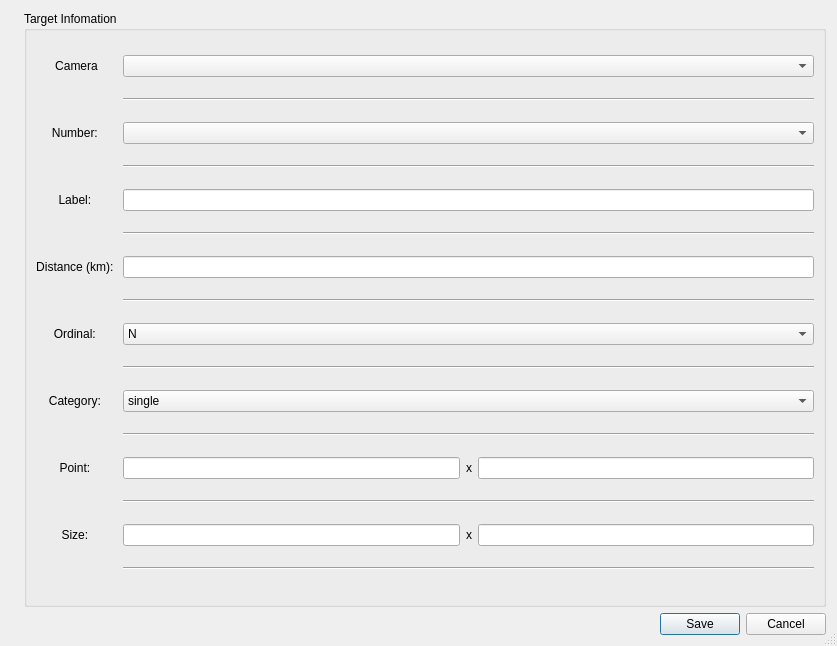
<?xml version="1.0" encoding="UTF-8"?>
<ui version="4.0">
 <class>Dialog</class>
 <widget class="QDialog" name="Dialog">
  <property name="windowModality">
   <enum>Qt::NonModal</enum>
  </property>
  <property name="enabled">
   <bool>true</bool>
  </property>
  <property name="geometry">
   <rect>
    <x>0</x>
    <y>0</y>
    <width>837</width>
    <height>646</height>
   </rect>
  </property>
  <property name="windowTitle">
   <string>Edit Target</string>
  </property>
  <property name="autoFillBackground">
   <bool>false</bool>
  </property>
  <property name="sizeGripEnabled">
   <bool>true</bool>
  </property>
  <property name="modal">
   <bool>false</bool>
  </property>
  <layout class="QVBoxLayout" name="verticalLayout">
   <item>
    <layout class="QVBoxLayout" name="verticalLayout_2">
     <item>
      <layout class="QHBoxLayout" name="horizontalLayout">
       <item>
        <widget class="QLabel" name="image_label">
         <property name="text">
          <string/>
         </property>
         <property name="scaledContents">
          <bool>true</bool>
         </property>
        </widget>
       </item>
       <item>
        <widget class="QGroupBox" name="groupBox">
         <property name="minimumSize">
          <size>
           <width>300</width>
           <height>0</height>
          </size>
         </property>
         <property name="title">
          <string>Target Infomation</string>
         </property>
         <layout class="QGridLayout" name="gridLayout">
          <item row="1" column="2">
           <widget class="QComboBox" name="cameraCombo"/>
          </item>
          <item row="11" column="0">
           <widget class="QLabel" name="categoryLabel">
            <property name="text">
             <string>Category: </string>
            </property>
            <property name="alignment">
             <set>Qt::AlignCenter</set>
            </property>
           </widget>
          </item>
          <item row="3" column="0">
           <widget class="QLabel" name="numberLabel">
            <property name="text">
             <string>Number: </string>
            </property>
            <property name="alignment">
             <set>Qt::AlignCenter</set>
            </property>
           </widget>
          </item>
          <item row="13" column="2">
           <layout class="QHBoxLayout" name="horizontalLayout_2">
            <item>
             <widget class="QLineEdit" name="point_x_Edit"/>
            </item>
            <item>
             <widget class="QLabel" name="label">
              <property name="text">
               <string>x</string>
              </property>
             </widget>
            </item>
            <item>
             <widget class="QLineEdit" name="point_y_Edit"/>
            </item>
           </layout>
          </item>
          <item row="9" column="2">
           <widget class="QComboBox" name="ordinalCombo">
            <property name="placeholderText">
             <string/>
            </property>
            <item>
             <property name="text">
              <string>N</string>
             </property>
            </item>
            <item>
             <property name="text">
              <string>NE</string>
             </property>
            </item>
            <item>
             <property name="text">
              <string>E</string>
             </property>
            </item>
            <item>
             <property name="text">
              <string>SE</string>
             </property>
            </item>
            <item>
             <property name="text">
              <string>S</string>
             </property>
            </item>
            <item>
             <property name="text">
              <string>SW</string>
             </property>
            </item>
            <item>
             <property name="text">
              <string>W</string>
             </property>
            </item>
            <item>
             <property name="text">
              <string>NW</string>
             </property>
            </item>
           </widget>
          </item>
          <item row="1" column="0">
           <widget class="QLabel" name="cameraLabel">
            <property name="text">
             <string>Camera</string>
            </property>
            <property name="alignment">
             <set>Qt::AlignCenter</set>
            </property>
            <property name="textInteractionFlags">
             <set>Qt::LinksAccessibleByMouse</set>
            </property>
           </widget>
          </item>
          <item row="6" column="2">
           <widget class="Line" name="line_2">
            <property name="orientation">
             <enum>Qt::Horizontal</enum>
            </property>
           </widget>
          </item>
          <item row="5" column="0">
           <widget class="QLabel" name="labelLabel">
            <property name="text">
             <string>Label: </string>
            </property>
            <property name="alignment">
             <set>Qt::AlignCenter</set>
            </property>
           </widget>
          </item>
          <item row="10" column="2">
           <widget class="Line" name="line_6">
            <property name="orientation">
             <enum>Qt::Horizontal</enum>
            </property>
           </widget>
          </item>
          <item row="9" column="0">
           <widget class="QLabel" name="ordinalLabel">
            <property name="text">
             <string>Ordinal: </string>
            </property>
            <property name="alignment">
             <set>Qt::AlignCenter</set>
            </property>
           </widget>
          </item>
          <item row="7" column="0">
           <widget class="QLabel" name="distanceLabel">
            <property name="text">
             <string>Distance (km): </string>
            </property>
            <property name="alignment">
             <set>Qt::AlignCenter</set>
            </property>
           </widget>
          </item>
          <item row="14" column="2">
           <widget class="Line" name="line_7">
            <property name="orientation">
             <enum>Qt::Horizontal</enum>
            </property>
           </widget>
          </item>
          <item row="8" column="2">
           <widget class="Line" name="line_3">
            <property name="orientation">
             <enum>Qt::Horizontal</enum>
            </property>
           </widget>
          </item>
          <item row="3" column="2">
           <widget class="QComboBox" name="numberCombo"/>
          </item>
          <item row="4" column="2">
           <widget class="Line" name="line">
            <property name="orientation">
             <enum>Qt::Horizontal</enum>
            </property>
           </widget>
          </item>
          <item row="2" column="2">
           <widget class="Line" name="line_8">
            <property name="orientation">
             <enum>Qt::Horizontal</enum>
            </property>
           </widget>
          </item>
          <item row="12" column="2">
           <widget class="Line" name="line_4">
            <property name="orientation">
             <enum>Qt::Horizontal</enum>
            </property>
           </widget>
          </item>
          <item row="7" column="2">
           <widget class="QLineEdit" name="distanceEdit">
            <property name="inputMask">
             <string/>
            </property>
           </widget>
          </item>
          <item row="5" column="2">
           <widget class="QLineEdit" name="labelEdit"/>
          </item>
          <item row="13" column="0">
           <widget class="QLabel" name="pointLabel">
            <property name="text">
             <string>Point: </string>
            </property>
            <property name="alignment">
             <set>Qt::AlignCenter</set>
            </property>
           </widget>
          </item>
          <item row="16" column="2">
           <widget class="Line" name="line_5">
            <property name="orientation">
             <enum>Qt::Horizontal</enum>
            </property>
           </widget>
          </item>
          <item row="11" column="2">
           <widget class="QComboBox" name="categoryCombo">
            <item>
             <property name="text">
              <string>single</string>
             </property>
            </item>
            <item>
             <property name="text">
              <string>compound</string>
             </property>
            </item>
           </widget>
          </item>
          <item row="15" column="0">
           <widget class="QLabel" name="sizeLabel">
            <property name="text">
             <string>Size: </string>
            </property>
            <property name="alignment">
             <set>Qt::AlignCenter</set>
            </property>
           </widget>
          </item>
          <item row="15" column="2">
           <layout class="QHBoxLayout" name="horizontalLayout_4">
            <item>
             <widget class="QLineEdit" name="size_x_Edit"/>
            </item>
            <item>
             <widget class="QLabel" name="label_2">
              <property name="text">
               <string>x</string>
              </property>
             </widget>
            </item>
            <item>
             <widget class="QLineEdit" name="size_y_Edit"/>
            </item>
           </layout>
          </item>
         </layout>
        </widget>
       </item>
      </layout>
     </item>
    </layout>
   </item>
   <item>
    <widget class="QDialogButtonBox" name="buttonBox">
     <property name="standardButtons">
      <set>QDialogButtonBox::Cancel|QDialogButtonBox::Save</set>
     </property>
    </widget>
   </item>
  </layout>
 </widget>
 <resources/>
 <connections/>
</ui>
